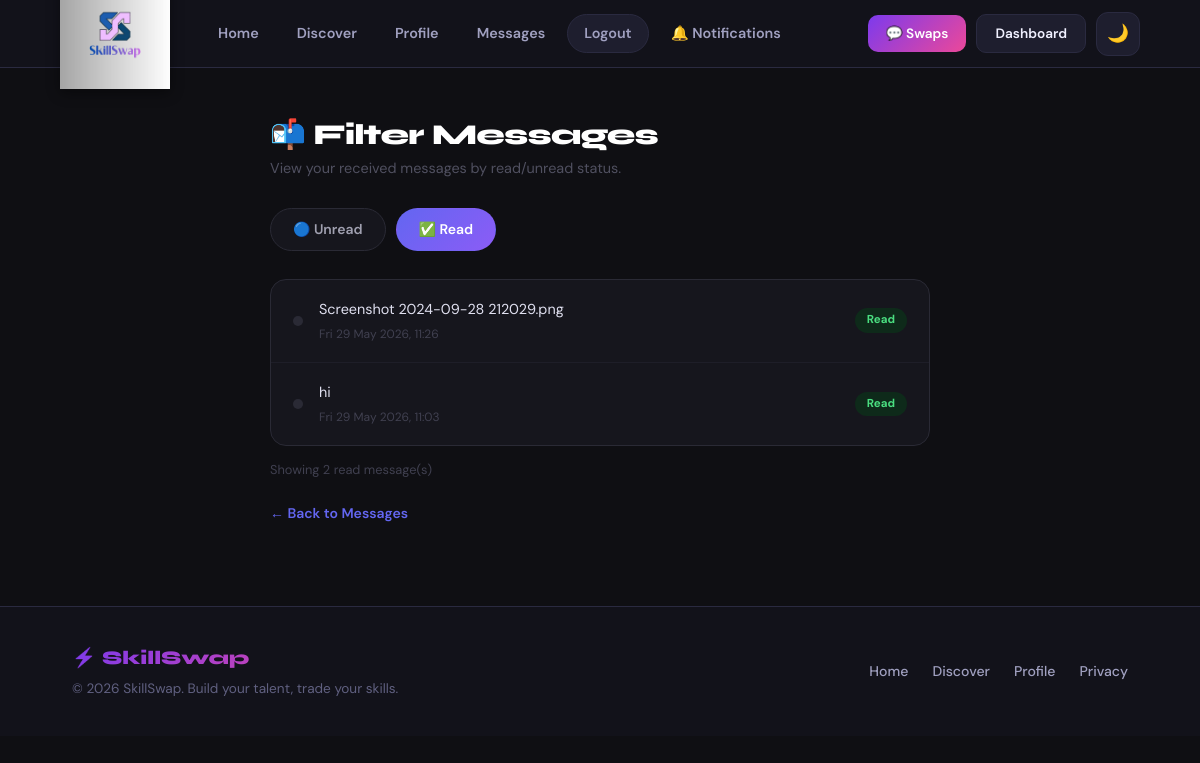
Page /filter_messages.php?filter=1 (signed in) on the committed database.
### tables this page shows
CREATE TABLE `messages` (
  `MessageID` int(11) NOT NULL,
  `MessageText` varchar(255) NOT NULL,
  `IsRead` tinyint(1) DEFAULT 0,
  `Timestamp` datetime DEFAULT current_timestamp(),
  `sender_id` int(11) DEFAULT NULL,
  `receiver_id` int(11) DEFAULT NULL,
  `FilePath` varchar(255) DEFAULT NULL,
  `IsEdited` tinyint(1) DEFAULT 0,
  `file_path` varchar(500) DEFAULT NULL,
  `file_name` varchar(255) DEFAULT NULL,
  `file_type` varchar(100) DEFAULT NULL,
  `file_size` bigint(20) DEFAULT NULL
);

### MessageMiddle.php (called while the page is built, shortened)
<?php
require_once 'MessageData.php';
class MessageMiddle {
    private $data;
    public function __construct($conn) {
        $this->data = new MessageData($conn);
    }
    public function filterMessages($user_id, $is_read) {
        return $this->data->filterMessages($user_id, $is_read);
    }
}
?>

### MessageData.php (called while the page is built, shortened)
<?php
class MessageData {
    private $conn;
    public function __construct($conn) {
        $this->conn = $conn;
    }
    public function filterMessages(int $user_id, int $is_read): array {
        $stmt = $this->conn->prepare("
            SELECT MessageID, sender_id, receiver_id, MessageText,
                   IsRead, IsEdited, Timestamp,
                   file_path, file_name, file_type, file_size
            FROM messages
            WHERE receiver_id = ? AND IsRead = ?
            ORDER BY Timestamp DESC
        ");
        $stmt->bind_param("ii", $user_id, $is_read);
        $stmt->execute();
        return $stmt->get_result()->fetch_all(MYSQLI_ASSOC);
    }
}

### filter_messages.php (the view, shortened to what this page needs)
<?php
include 'db.php';
require_once 'MessageMiddle.php';
$user_id = $_SESSION['user_id'];
$middle  = new MessageMiddle($conn);
$filter   = isset($_GET['filter']) ? intval($_GET['filter']) : 0;
$messages = $middle->filterMessages($user_id, $filter);
include 'includes/header.php';
?>
<div class="fm-wrap">
    <h2 class="fm-title">📬 Filter Messages</h2>
    <p class="fm-sub">View your received messages by read/unread status.</p>
    <div class="fm-tabs">
        <a href="filter_messages.php?filter=0" class="fm-tab <?= $filter == 0 ? 'active' : '' ?>">
            🔵 Unread
        </a>
        <a href="filter_messages.php?filter=1" class="fm-tab <?= $filter == 1 ? 'active' : '' ?>">
            ✅ Read
        </a>
    </div>
    <div class="fm-card">
        <?php if (is_array($messages) && count($messages) > 0): ?>
            <?php foreach ($messages as $msg): ?>
                <div class="fm-row">
                    <div class="fm-dot <?= $msg['IsRead'] == 0 ? 'unread' : 'read' ?>"></div>
                    <div class="fm-body">
                        <div class="fm-text <?= $msg['IsRead'] == 0 ? 'unread' : '' ?>">
                            <?= htmlspecialchars($msg['MessageText']) ?>
                        </div>
                        <div class="fm-date">
                            <?= date('D d M Y, H:i', strtotime($msg['Timestamp'])) ?>
                        </div>
                    </div>
                    <span class="fm-badge <?= $msg['IsRead'] == 0 ? 'unread' : 'read' ?>">
                        <?= $msg['IsRead'] == 0 ? 'Unread' : 'Read' ?>
                    </span>
                </div>
            <?php endforeach; ?>
        <?php endif; ?>
    </div>
    <p class="fm-count">
        Showing <?= is_array($messages) ? count($messages) : 0 ?>
        <?= $filter == 0 ? 'unread' : 'read' ?> message(s)
    </p>
    <a class="fm-back" href="chat.php">← Back to Messages</a>
</div>
<?php include 'includes/footer.php'; ?>

### style.css (style rules this page uses)
:root { --bg: #0a0a0f; --bg2: #12121a; --bg3: #1a1a26; --surface: #1e1e2e; --surface2: #252538; --border: #2a2a40; --border2: #3a3a55; --text: #f0f0ff; --text2: #a0a0c0; --text3: #606080; --violet: #7c3aed; --violet-l: #9f67ff; --violet-d: #5b21b6; --pink: #ec4899; --pink-l: #f472b6; --cyan: #06b6d4; --cyan-l: #22d3ee; --amber: #f59e0b; --amber-l: #fbbf24; --green: #10b981; --green-l: #34d399; --red: #ef4444; --grad-main: linear-gradient(135deg, #7c3aed 0%, #ec4899 100%); --grad-cyan: linear-gradient(135deg, #06b6d4 0%, #7c3aed 100%); --grad-warm: linear-gradient(135deg, #f59e0b 0%, #ec4899 100%); --grad-green: linear-gradient(135deg, #10b981 0%, #06b6d4 100%); --nav-h: 68px; --radius: 14px; --radius-lg: 20px; --radius-xl: 28px; --shadow: 0 4px 24px rgba(0,0,0,0.4); --shadow-lg: 0 8px 40px rgba(0,0,0,0.5); --glow-v: 0 0 30px rgba(124,58,237,0.3); --glow-p: 0 0 30px rgba(236,72,153,0.3); }
*, *::before, *::after { box-sizing: border-box; margin: 0; padding: 0; }
html { scroll-behavior: smooth; }
body { background: var(--bg); color: var(--text); font-family: 'DM Sans', sans-serif; font-size: 1rem; line-height: 1.6; min-height: 100vh; transition: background .3s, color .3s; }
h1,h2,h3,h4 { font-family: 'Syne', sans-serif; font-weight: 800; line-height: 1.15; letter-spacing: -0.03em; }
a { color: var(--violet-l); text-decoration: none; }

### filter_messages.php (style rules this page uses)
body { background: #0f0f13; color: #d0d0e8; }
.fm-wrap { max-width: 700px; margin: 0 auto; padding: 50px 20px 80px; }
.fm-title { font-size: 1.8rem; font-weight: 800; color: #fff; margin-bottom: 6px; }
.fm-sub { color: #505060; font-size: 0.9rem; margin-bottom: 28px; }
.fm-tabs { display: flex; gap: 10px; margin-bottom: 28px; }
.fm-tab { padding: 9px 22px; border-radius: 50px; text-decoration: none; font-weight: 600; font-size: 0.875rem; border: 1px solid #2a2a35; color: #a0a0b0; background: #16161d; transition: all 0.2s; }
.fm-tab.active { background: linear-gradient(135deg, #6366f1, #8b5cf6); color: #fff; border-color: transparent; }
.fm-card { background: #16161d; border: 1px solid #2a2a35; border-radius: 16px; overflow: hidden; }
.fm-row { display: flex; align-items: center; gap: 16px; padding: 18px 22px; border-bottom: 1px solid #1e1e28; transition: background 0.15s; }
.fm-row:last-child { border-bottom: none; }
.fm-dot { width: 10px; height: 10px; border-radius: 50%; flex-shrink: 0; }
.fm-dot.read { background: #2a2a35; }
.fm-body { flex: 1; min-width: 0; }
.fm-text { color: #e0e0f0; font-size: 0.9rem; white-space: nowrap; overflow: hidden; text-overflow: ellipsis; }
.fm-date { font-size: 0.75rem; color: #404050; margin-top: 4px; }
.fm-badge { padding: 3px 12px; border-radius: 20px; font-size: 0.72rem; font-weight: 700; flex-shrink: 0; }
.fm-badge.read { background: #0e2a1a; color: #4ade80; }
.fm-back { display: inline-flex; align-items: center; gap: 6px; margin-top: 22px; color: #6366f1; text-decoration: none; font-weight: 600; font-size: 0.875rem; }
.fm-count { margin-top: 14px; color: #404050; font-size: 0.8rem; }

### rows in the picture
messages: IsRead 1 (drawn), MessageText "Screenshot 2024-09-28 212029.png", Timestamp "Fri 29 May 2026, 11:26"
messages: IsRead 1 (drawn), MessageText "hi", Timestamp "Fri 29 May 2026, 11:03"

### other values in the picture
count($messages) "2"
